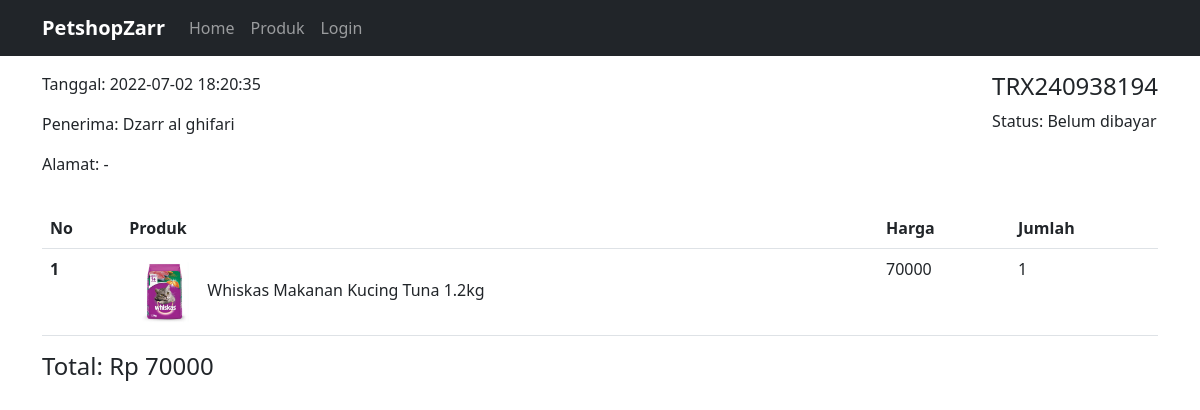
The app's page /pelanggan/transaksi.php?id_transaksi=240938194 with its own data.
### tables this page shows
CREATE TABLE `transaksi` (
  `id` int(50) NOT NULL,
  `id_user` int(11) NOT NULL,
  `tanggal` datetime NOT NULL,
  `penerima` varchar(255) NOT NULL,
  `alamat` text NOT NULL,
  `status` varchar(40) NOT NULL
);

CREATE TABLE `transaksi_items` (
  `id_transaksi` int(50) NOT NULL,
  `id_produk` int(11) NOT NULL,
  `nama` varchar(255) NOT NULL,
  `harga` int(11) NOT NULL,
  `jumlah` int(11) NOT NULL
);

CREATE TABLE `produk` (
  `id` int(11) NOT NULL,
  `gambar` text NOT NULL,
  `nama` text NOT NULL,
  `harga` int(11) NOT NULL,
  `deskripsi` text NOT NULL
);

### pelanggan/transaksi.php (the view, shortened to what this page needs)
<?php include("./components/header.php") ?>
<?php
if (isset($_GET['id_transaksi'])) {
    include("../config.php");
    $id_transaksi = $_GET['id_transaksi'];
?>
    <div class="container">
        <?php
        $sql = "SELECT * FROM `transaksi` WHERE `id` =  $id_transaksi";
        $query1 = mysqli_query($conn, $sql);
        $row = mysqli_fetch_row($query1);
        ?>
        <div class="d-flex justify-content-between mb-3">
            <div>
                <p>Tanggal: <?php echo $row[2] ?></p>
                <p>Penerima: <?php echo $row[3] ?></p>
                <p>Alamat: <?php echo $row[4] ?></p>
            </div>
            <div>
                <h4>TRX<?php echo $id_transaksi ?></h4>
                <p>Status: <?php echo $row[5] ?></p>
            </div>
        </div>
        <table class="table">
            <thead>
                <tr>
                    <th scope="col">No</th>
                    <th scope="col">Produk</th>
                    <th scope="col">Harga</th>
                    <th scope="col">Jumlah</th>
                </tr>
            </thead>
            <tbody>
                <?php
                $sql = "SELECT * FROM transaksi_items INNER JOIN produk ON transaksi_items.id_produk = produk.id WHERE `id_transaksi` =  $id_transaksi;";
                $query = mysqli_query($conn, $sql);
                $i = 1;
                $total_harga = 0;
                while ($item = mysqli_fetch_array($query)) {
                    $total_harga = $total_harga + ($item['harga'] * $item['jumlah']);
                ?>
                    <tr>
                        <th scope="row"><?php echo $i;
                                        $i++; ?></th>
                        <td><img class="me-2" src="../uploads/produk/<?php echo $item['gambar']; ?>" height=70><?php echo $item['nama'] ?></td>
                        <td><?php echo $item['harga'] ?></td>
                        <td><?php echo $item['jumlah'] ?></td>
                    </tr>
                <?php
                }
                ?>
            </tbody>
        </table>
        <h4>Total: Rp <?php echo $total_harga ?></h4>
    </div>
<?php } ?>

### records on screen
transaksi: tanggal "2022-07-02 18:20:35", penerima "Dzarr al ghifari", alamat "-", status "Belum dibayar"
transaksi_items: id_produk.gambar (picture), id_produk.nama "Whiskas Makanan Kucing Tuna 1.2kg", id_produk.harga "70000", jumlah "1"

### other values on screen
$id_transaksi "240938194"
$total_harga "70000"
